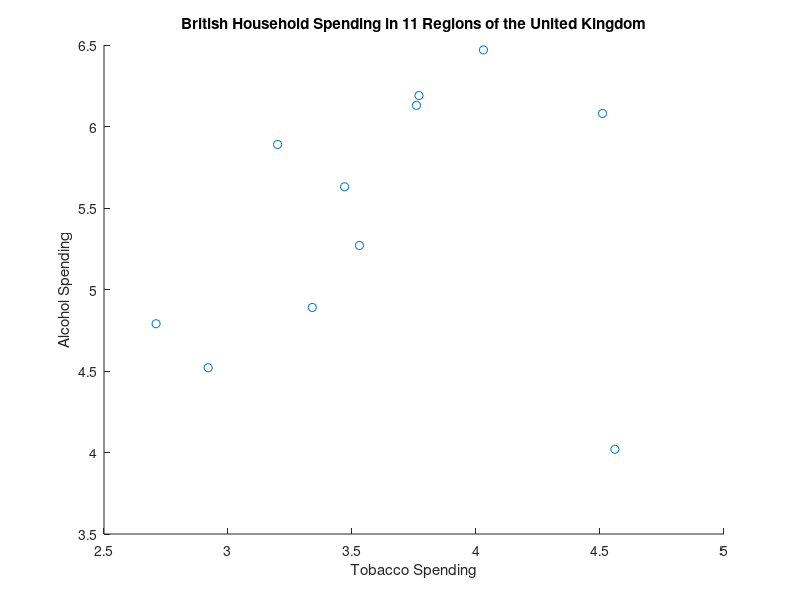

Write the MATLAB code that produced this figure. (Note: this script raises an error after producing the figure.)
%% Example 6.17
% The correlation coefficent allows two populations drawn from a bivariate
% normal distribution to be compared. The null hypothesis under the test
% says that there is no correlation between the data.

% Assess whether there is significant correlation between these two data
% sets and investigate whether the result is unduly influenced by a single
% datum.

%% Import Data
clear; close all; clf;
alctobacc = importdata('alctobacc.dat');

%% Remove Outlier
% To remove the outlier, uncomment line 17.

%alctobacc = alctobacc(1:end-1,:);

%% Scatter Plot of Data
scatter(alctobacc(:,2),alctobacc(:,1),'r+')
xlabel 'Tobacco Spending'; ylabel 'Alcohol Spending'; 
title 'British Household Spending in 11 Regions of the United Kingdom';
ylim([3.5 6.5])

%% Correlation Coefficent
X = alctobacc(:,1);
Y = alctobacc(:,2);
N = length(alctobacc(:,1));
Xbar = mean(X);
Ybar = mean(Y);

% Sample Correlation Coefficent
rhat = (sum((X - Xbar).*(Y - Ybar)))/sqrt(sum((X - Xbar).^2)*sum((Y - Ybar).^2));

Corr = 1/2 + gamma((N-1)/2)*rhat*Hypergeometric2f1(1/2,2-(N/2),3/2,rhat^2)/(sqrt(pi)*gamma(N/2 - 1));

% P-Value of Data
pval = 2*min(Corr, 1- Corr);

% The high p-value is no evidence for the alternative hypothesis.
% When the data is trimmed, notice the changes!

% To do this correctly, after deleting the outlier, the null distribution
% should be taken as the truncated form
